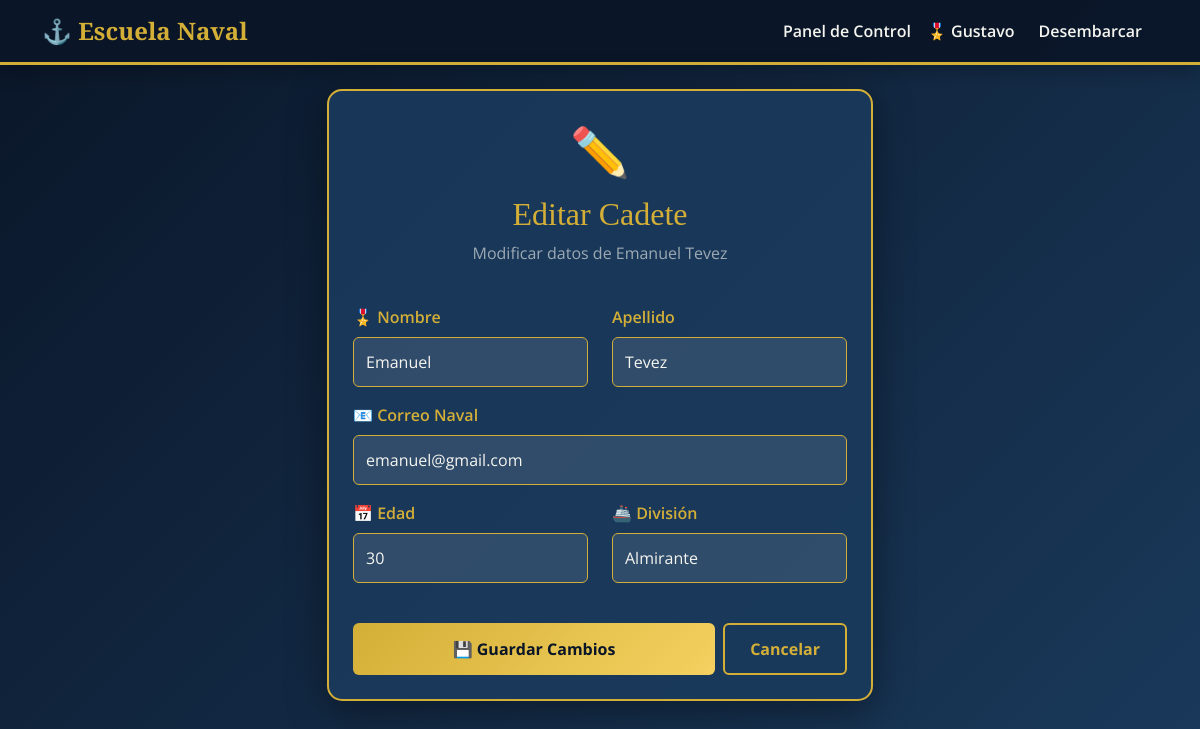
Page /users/alumnos/editar/1/ (signed in) on the committed database.
### users/models.py (models this page shows, shortened)
class Alumno(models.Model):
    usuario = models.ForeignKey(User, on_delete=models.CASCADE, related_name='alumnos')
    nombre = models.CharField(max_length=100)
    apellido = models.CharField(max_length=100)
    email = models.EmailField()
    edad = models.PositiveIntegerField()
    carrera = models.CharField(max_length=100)
    fecha_registro = models.DateTimeField(auto_now_add=True)
    class Meta:
        ordering = ['-fecha_registro']

### users/views.py (the view)
# urls.py: path('alumnos/editar/<int:pk>/', views.editar_alumno, name='editar_alumno'),
@login_required
def editar_alumno(request, pk):
    alumno = get_object_or_404(Alumno, pk=pk, usuario=request.user)
    if request.method == 'POST':
        form = AlumnoForm(request.POST, instance=alumno)
        if form.is_valid():
            form.save()
            messages.success(request, '¡Datos del cadete actualizados!')
            return redirect('dashboard')
    else:
        form = AlumnoForm(instance=alumno)
    return render(request, 'users/editar_alumno.html', {'form': form, 'alumno': alumno})

### users/forms.py
class AlumnoForm(forms.ModelForm):
    nombre = forms.CharField(
        widget=forms.TextInput(attrs={
            'class': 'form-control',
            'placeholder': 'Nombre del alumno'
        })
    )
    apellido = forms.CharField(
        widget=forms.TextInput(attrs={
            'class': 'form-control',
            'placeholder': 'Apellido del alumno'
        })
    )
    email = forms.EmailField(
        widget=forms.EmailInput(attrs={
            'class': 'form-control',
            'placeholder': 'correo@ejemplo.com'
        })
    )
    edad = forms.IntegerField(
        widget=forms.NumberInput(attrs={
            'class': 'form-control',
            'placeholder': 'Edad'
        })
    )
    carrera = forms.CharField(
        widget=forms.TextInput(attrs={
            'class': 'form-control',
            'placeholder': 'Carrera que estudia'
        })
    )
    class Meta:
        model = Alumno
        fields = ['nombre', 'apellido', 'email', 'edad', 'carrera']

### templates/users/editar_alumno.html (shortened to what this page needs)
{% extends 'base.html' %}
{% block content %}
<div class="row justify-content-center mt-4">
    <div class="col-md-6">
        <div class="card p-4">
            <div class="text-center mb-4">
                <span style="font-size: 3rem;">✏️</span>
                <h2 class="mt-2">Editar Cadete</h2>
                <p style="color: rgba(245,245,240,0.6);">Modificar datos de {{ alumno.nombre }} {{ alumno.apellido }}</p>
            </div>
            <form method="POST">
                <div class="row">
                    <div class="col-md-6 mb-3">
                        <label for="nombre" class="form-label">🎖️ Nombre</label>
                        {{ form.nombre }}
                    </div>
                    <div class="col-md-6 mb-3">
                        <label for="apellido" class="form-label">Apellido</label>
                        {{ form.apellido }}
                    </div>
                </div>
                <div class="mb-3">
                    <label for="email" class="form-label">📧 Correo Naval</label>
                    {{ form.email }}
                </div>
                <div class="row">
                    <div class="col-md-6 mb-3">
                        <label for="edad" class="form-label">📅 Edad</label>
                        {{ form.edad }}
                    </div>
                    <div class="col-md-6 mb-3">
                        <label for="carrera" class="form-label">🚢 División</label>
                        {{ form.carrera }}
                    </div>
                </div>
                <div class="d-flex gap-2 mt-4">
                    <button type="submit" class="btn btn-primary flex-grow-1">💾 Guardar Cambios</button>
                    <a href="{% url 'dashboard' %}" class="btn btn-outline-primary">Cancelar</a>
                </div>
            </form>
        </div>
    </div>
</div>
{% endblock %}

### templates/base.html (shortened to what this page needs)
<!DOCTYPE html>
<html lang="es">
<head>
    <link href="https://cdn.jsdelivr.net/npm/bootstrap@5.3.2/dist/css/bootstrap.min.css" rel="stylesheet">
</head>
<body>
    <nav class="navbar navbar-expand-lg">
        <div class="container">
            <a class="navbar-brand" href="{% url 'home' %}">⚓ Escuela Naval</a>
            <div class="collapse navbar-collapse" id="navbarNav">
                <ul class="navbar-nav ms-auto">
                    {% if user.is_authenticated %}
                        <li class="nav-item">
                            <a class="nav-link" href="{% url 'dashboard' %}">Panel de Control</a>
                        </li>
                        <li class="nav-item">
                            <span class="nav-link">🎖️ {{ user.username }}</span>
                        </li>
                        <li class="nav-item">
                            <form method="POST" action="{% url 'logout' %}">
                                <button type="submit" class="btn-logout">Desembarcar</button>
                            </form>
                        </li>
                    {% endif %}
                </ul>
            </div>
        </div>
    </nav>
    <div class="container mt-4">
        {% block content %}{% endblock %}
    </div>
</body>
</html>

### templates/base.html (style rules this page uses)
:root { --azul-marino: #0a1628; --azul-naval: #1a3a5c; --dorado: #d4af37; --dorado-claro: #f4d160; --blanco-hueso: #f5f5f0; --gris-acero: #4a5568; }
body { background: linear-gradient(135deg, var(--azul-marino) 0%, var(--azul-naval) 100%); min-height: 100vh; font-family: 'Open Sans', sans-serif; color: var(--blanco-hueso); }
.navbar { background: rgba(10, 22, 40, 0.95) !important; border-bottom: 3px solid var(--dorado); box-shadow: 0 4px 20px rgba(0,0,0,0.3); }
.navbar-brand { font-family: 'Cinzel', serif; font-weight: 700; color: var(--dorado) !important; font-size: 1.5rem; }
.nav-link { color: var(--blanco-hueso) !important; font-weight: 600; transition: color 0.3s; }
.btn-logout { background: none; border: none; color: var(--blanco-hueso) !important; font-weight: 600; cursor: pointer; padding: 8px 16px; }
.card { background: rgba(26, 58, 92, 0.9); border: 2px solid var(--dorado); border-radius: 15px; box-shadow: 0 10px 40px rgba(0,0,0,0.4); }
.btn-primary { background: linear-gradient(135deg, var(--dorado) 0%, var(--dorado-claro) 100%); border: none; color: var(--azul-marino); font-weight: 700; padding: 12px 25px; transition: transform 0.3s, box-shadow 0.3s; }
.btn-outline-primary { border: 2px solid var(--dorado); color: var(--dorado); font-weight: 700; padding: 12px 25px; }
.form-control { background: rgba(255,255,255,0.1); border: 1px solid var(--dorado); color: var(--blanco-hueso); padding: 12px; }
.form-control::placeholder { color: rgba(245, 245, 240, 0.5); }
.form-label { color: var(--dorado); font-weight: 600; }
h1, h2, h3 { font-family: 'Cinzel', serif; color: var(--dorado); }
a { color: var(--dorado); }

### rows in the picture
Alumno: nombre "Emanuel", apellido "Tevez", email "emanuel@gmail.com", edad "30", carrera "Almirante"

### other values in the picture
{{ user.username }} "Gustavo"
